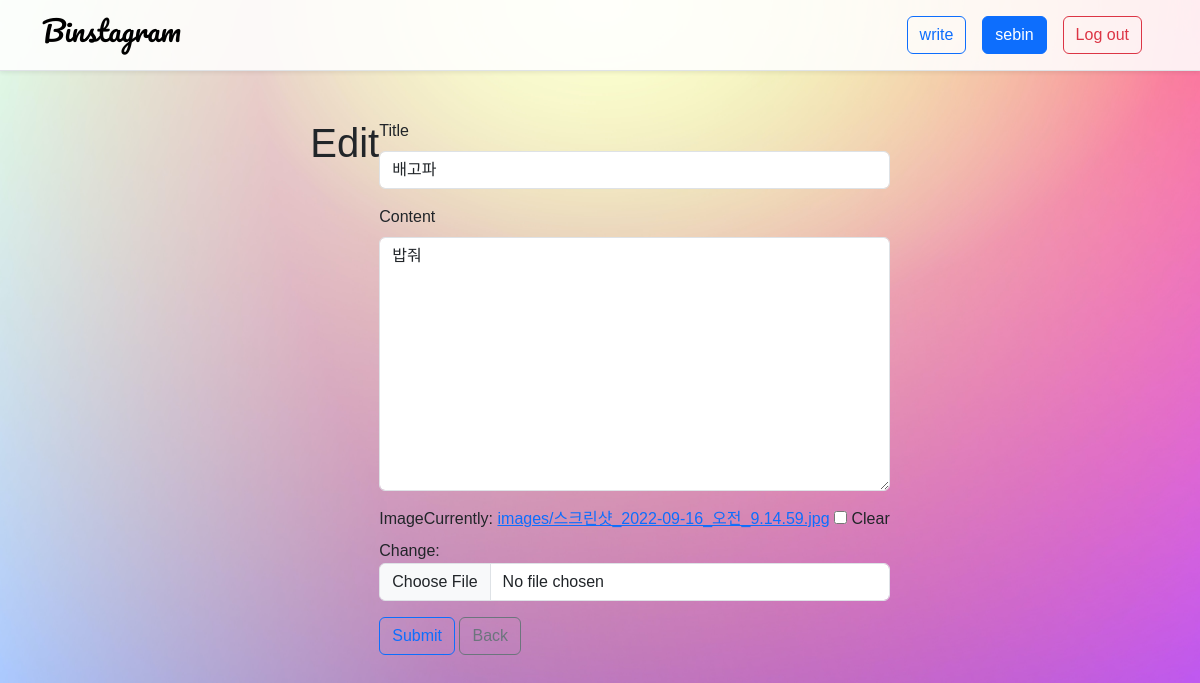
Page /6/update/ (signed in) on the committed database.
### accounts/models.py (models this page shows)
class User(AbstractUser):
    pass

### articles/models.py (models this page shows)
class Article(models.Model):
    title = models.CharField(max_length=80)
    content = models.TextField()
    created_at = models.DateTimeField(auto_now_add=True)
    image = ProcessedImageField(
        upload_to='images/',
        blank=True,
        processors=[ResizeToFill(500,500)],
        format='JPEG',
        options={'quality':80}
        )
    user = models.ForeignKey(settings.AUTH_USER_MODEL, on_delete=models.CASCADE)

### articles/views.py (the view)
# urls.py: path('<int:pk>/update/', views.update, name='update'),
@login_required
def update(request, pk):
    article = Article.objects.get(pk=pk)
    if request.user == article.user:
        if request.method == 'POST':
            form = ArticleForm(request.POST, request.FILES, instance=article)
            if form.is_valid():
                article = form.save(commit=False)
                article.user = request.user
                article.save()
                messages.success(request, '글이 수정되었습니다.')
                return redirect('articles:detail', article.pk)
        else:
            form = ArticleForm(instance=article)
        context = {
            'form' : form
        }
        return render(request, 'articles/form.html', context)
    else:
        messages.warning(request, '작성자만 수정할 수 있습니다.')
        return redirect('articles:detail', article.pk)

### articles/forms.py
class ArticleForm(forms.ModelForm):
    class Meta:
        model = Article
        fields = ['title', 'content', 'image',]

### articles/templates/articles/form.html (shortened to what this page needs)
{% extends 'base.html' %}
{% load django_bootstrap5 %}
{% load static %}
{% block content %}
{% if request.resolver_match.url_name == 'create' %}
  <h1>write</h1>
  <form method="POST" enctype="multipart/form-data">
    {% csrf_token %}
    {% bootstrap_form form %}
    <input class="btn btn-outline-primary" type="submit" value="Submit">
    <a class="btn btn-outline-secondary" href="{% url 'articles:index' %}">Back</a>
  </form>
{% else %}
  <h1>Edit</h1>
  <form method="POST" enctype="multipart/form-data">
    {% bootstrap_form form %}
    <input class="btn btn-outline-primary" type="submit" value="Submit">
    <a class="btn btn-outline-secondary" href="{% url 'articles:index' %}">Back</a>
  </form>
{% endif %}
{% endblock %}

### templates/base.html (shortened to what this page needs)
{% load django_bootstrap5 %}
{% load static %}
<!DOCTYPE html>
<html lang="en">
<head>
  <link rel="stylesheet" href="{% static 'css/style.css' %}">
  {% bootstrap_css %}
</head>
<body class="body bg-light">
  <nav class="shadow-sm sticky-top navbar navbar-expand-lg border-bottom" style="background-color: rgba(255, 255, 255, 0.871);">
    <div class="container">
      <a class="navbar-brand" href="{% url 'articles:index' %}"><h1 class="logo">Binstagram</h1></a>
      <div class="collapse navbar-collapse justify-content-end" id="navbarNav">
        <ul class="navbar-nav">
          {% if user.is_authenticated %}
          <li class="nav-item">
            <a class="btn btn-outline-primary me-3 my-2" href="{% url 'articles:create' %}">write</a>
          </li>
          <li class="nav-item me-3 my-2">
            <a class="btn btn-primary" href="{% url 'accounts:detail' user.pk %}">{{ user }}</a>
          </li>
          <li class="nav-item me-3 my-2">
            <a class="btn btn-outline-danger" href="{% url 'accounts:logout' %}">Log out</a>
          </li>
          {% endif %}
        </ul>
      </div>
    </div>
  </nav>
  <div class="container d-flex justify-content-center mt-5">
  {% block content %}
  {% endblock %}
  </div>
</body>
</html>

### static/css/style.css (style rules this page uses)
.body { font-family: 'Montserrat', sans-serif; font-family: 'Noto Sans KR', sans-serif; min-height: 100vh; width: 100vw; background-image: url('../images/2.jpg'); background-repeat : no-repeat; background-size : cover; }
.logo { font-size: 28px; font-family: 'Pacifico', cursive; }

### rows in the picture
User: username "sebin"
Article: title "배고파", content "밥줘"
